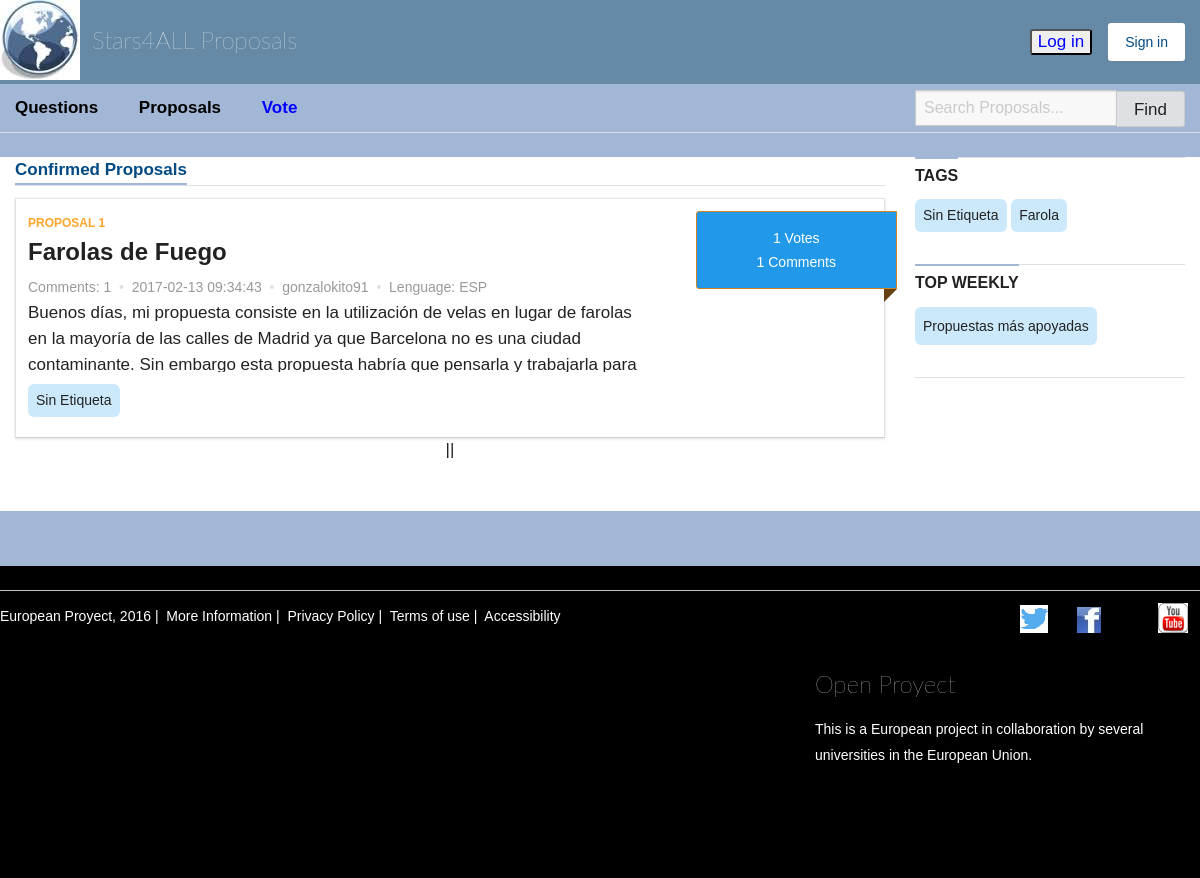
The page /PropuestasCiudadanasV.php on the database its author committed.
### tables this page shows
CREATE TABLE `propuestas` (
  `Id_Unico` int(11) NOT NULL,
  `Titulo_Propuesta` varchar(100) NOT NULL,
  `Cuerpo_Propuesta` varchar(3000) NOT NULL,
  `N_Comentarios` int(11) NOT NULL DEFAULT '0',
  `Propietario` varchar(45) NOT NULL,
  `N_Propuesta` int(11) NOT NULL,
  `Votos` int(11) NOT NULL DEFAULT '0',
  `Etiqueta` varchar(22) NOT NULL DEFAULT 'Sin Etiqueta',
  `Idioma` char(3) NOT NULL,
  `Confirmacion` int(11) NOT NULL DEFAULT '0',
  `Ruta_Fichero` varchar(100) NOT NULL,
  `Fecha_Creacion` timestamp NOT NULL DEFAULT CURRENT_TIMESTAMP
);

### PropuestasCiudadanasV.php (the view, shortened to what this page needs)
<?php
$cantidad_resultados_por_pagina = 10;
if (isset($_GET["pagina"])) {
	if (is_string($_GET["pagina"])) {
		 if (is_numeric($_GET["pagina"])) {
			 if ($_GET["pagina"] == 1) {
				 header("Location: PropuestasCiudadanasV.php");
				 die();
			 } else {
				 $pagina = $_GET["pagina"];
			};
		 } else {
			 header("Location: PropuestasCiudadanasV.php");
			die();
		 };
	};
} else {
	$pagina = 1;
};
$empezar_desde = ($pagina-1) * $cantidad_resultados_por_pagina;
?>
<!DOCTYPE html>
<html lang="es" data-current-user-id="" class="turbolinks-progress-bar"><head><meta http-equiv="Content-Type" content="text/html; charset=UTF-8">
    <link rel="stylesheet" media="screen" href="./css/application-53523c481b0762fedc07b8a19a71a8c4f5c06ebe0617a04e0a8b14e6861d4d2b.css">
</head>
  <body>
    <div class="wrapper">
      <header >
 <div class="row">
    <div class="top-bar">
      <div id="responsive-menu">
        <div class="top-bar-title">
          <a class="hide-for-small-only" accesskey="/" href="./Main.php">
            <img class="hide-for-small-only float-left" src="./css/logo_header-7ffa742c7ffca6e7c1090ee66359b54816619563ddb615f4eaec882e9e1026ea.png" width="80" height="80">
               Stars4ALL Proposals
</a>        </div>
        <div class="top-bar-right">
          <ul class="menu">
  <li>
    <form <?php if ($_SESSION['login']==1){ echo 'style="display:none;"'; } ?> method="post" action="./Main.php" >
	<input style="color:blue;" type="submit" name="commit1" value="Log in">
	</form>
  </li>
  <li>
    <a <?php if ($_SESSION['login']==1){ echo 'style="display:none;"'; } ?> class="button" href="./Registrarse.php">Sign in</a>
  </li>
          </ul>
        </div>
      </div>
    </div>
  </div>
  <div class="subnavigation expanded">
    <div class="row">
      <div class="hide-for-small-only">
        <div class="small-12 medium-9 column">
  <ul>
      <li>
        <a accesskey="d" style="color:black" href="./Debates.php">Questions</a>
      </li>
    <li>
      <a accesskey="p" style="color:black" href="./PropuestasCiudadanas.php">Proposals</a>
    </li>
    <li>
      <a accesskey="v" style="color:blue" href="./PropuestasCiudadanasV.php">Vote</a>
    </li>
  </ul>
</div>
        <div class="small-12 medium-3 column">
            <div id="search_form" class="search-form-header">
  <form action="./PropuestasBusc.php" accept-charset="UTF-8" method="post"><input name="utf8" type="hidden" value="✓">
    <div class="input-group">
      <input type="text" name="search" placeholder="Search Proposals..." class="input-group-field" value="">
      <div class="input-group-button">
        <button type="submit" class="button" title="Buscar">
          Find
        </button>
      </div>
    </div>
</form></div>
        </div>
      </div>
    </div>
  </div>
</header>
<main>
  <div class="wrap row">
    <div id="proposals" class="proposals-list small-12 medium-9 column">
      <section class="submenu">
    <a class="active" href="./PropuestasCiudadanasV.php">Confirmed Proposals</a>
</section>
  <div id="proposals-list">
  <?php
$obtener_todo_BD = "SELECT * FROM propuestas WHERE Confirmacion=1";
$consulta_todo = mysql_query($obtener_todo_BD);
$total_registros = mysql_num_rows($consulta_todo);
$consulta_resultados = mysql_query("
SELECT Id_Unico,Titulo_Propuesta,Cuerpo_Propuesta,N_Comentarios,Propietario,N_Propuesta,Votos,Etiqueta,Idioma,Confirmacion,Fecha_Creacion
FROM propuestas WHERE Confirmacion=1 ORDER BY N_Comentarios DESC
LIMIT $empezar_desde, $cantidad_resultados_por_pagina");
?>
<?php while($datos = mysql_fetch_array($consulta_resultados)){
	$variable1=$datos['Propietario'];
	$variable2=$datos['N_Propuesta'];
	$variable3=$datos['Confirmacion'];?>
<div id="proposal_13745" class="proposal clear " data-type="proposal">
  <div class="panel">
    <div class="row">
      <div class="small-12 medium-9 column">
        <div class="proposal-content">
            <span class="label-proposal float-left">Proposal <?php echo $datos['Id_Unico'] ?></span>
            <h3><a href="./VerProp.php?variable1=<?php echo $variable1 ?>&variable2=<?php echo $variable2 ?>"><?php echo $datos['Titulo_Propuesta'] ?></a></h3>
            <p class="proposal-info">
              <span>Comments: <?php echo $datos['N_Comentarios'] ?></span>
              <span class="bullet">&nbsp;•&nbsp;</span>
              <?php echo $datos['Fecha_Creacion']; ?>
                <span class="bullet">&nbsp;•&nbsp;</span>
                <span class="author">
                  <?php echo $datos['Propietario'] ?>
                </span>
				<span class="bullet">&nbsp;•&nbsp;</span>
                <span class="idioma">
                  Lenguage: <?php echo $datos['Idioma'] ?>
                </span>
            </p>
            <div class="proposal-description">
              <p><?php echo $datos['Cuerpo_Propuesta'] ?></p>
              <div class="truncate"></div>
            </div>
  <span id="tags" class="tags">
      <a href="./PropuestasBuscEtq.php?search='<?php echo $datos['Etiqueta']?>'"><?php echo $datos['Etiqueta'] ?></a>
  </span>
        </div>
      </div>
      <div id="proposal_13745_votes" class="small-12 medium-3 column">
          <div class="text-center">
            <div class="supports">
<div <?php if ($variable3==0){ echo 'style="display:none;"'; } ?>>
    <span class="total-supports">
      <?php echo $datos['Votos'];?> Votes
    </span>
</div>
  <div  class="in-favor">
  <span class="total-supports">
      <?php echo $datos['N_Comentarios'];?> Comments
    </span>
</div>
</div>
          </div>
      </div>
    </div>
  </div>
</div>
<?php
};
?>
<div class="pagination-centered">
    <nav>
<?php
if ($total_registros<>0) {
echo "<li style='list-style:none;text-align: center;' center;=''>";
echo "||";
echo "</li>";
} ?>
    </nav>
  </div>
      </div>
    </div>
    <div <?php $sql = 'SELECT etiqueta,COUNT(*) AS CNT FROM propuestas GROUP BY 1 ORDER BY CNT DESC LIMIT 10';
        $rec = mysql_query($sql);
		$n = 0;
        if (!$rec) {
            die('No se pudo consultar:' . mysql_error());
		}
		else {
			while($result = mysql_fetch_object($rec))
        {
			$etiquetatop[$n] = $result->etiqueta;
            $n++;
		}
		}?>class="small-12 medium-3 column">
      <aside class="margin-bottom">
            <div id="tag-cloud" class="tag-cloud">
  <div class="sidebar-divider"></div>
  <h3 class="sidebar-title">Tags</h3>
  <br>
<?php $cont1=0; while ($cont1<sizeof($etiquetatop)){?>
<a href="./PropuestasBuscEtq.php?search='<?php echo $etiquetatop[$cont1]?>'">
      <span class="tag"><?php echo $etiquetatop[$cont1]?></span>
</a>
<?php $cont1++;}?>
            <div class="sidebar-divider"></div>
<h3 class="sidebar-title">Top Weekly</h3>
<p>
  <a href="./PropTopVot.php">Propuestas más apoyadas</a>
</p>
          <div class="sidebar-divider"></div>
      </aside>
    </div>
  </div>
</main>
      <div class="push"></div>
    </div>
    <div class="footer">
      <footer>
	<div class="row">
  <div class="subfooter row">
    <div class="small-12 medium-8 column">
      <p>
        European Proyect, 2016&nbsp;|&nbsp;
        <a target="_blank" href="./Construccion.html">More Information</a>&nbsp;|&nbsp;
        <a target="_blank" href="./Construccion.html">Privacy Policy</a>&nbsp;|&nbsp;
        <a target="_blank" href="./CondicionesUSO.html">Terms of use</a>&nbsp;|&nbsp;
        <a target="_blank" href="./Construccion.html">Accessibility</a>
      </p>
    </div>
    <div class="small-12 medium-4 column social">
      <div class="text-right">
        <ul>
            <li class="inline-block">
              <a target="_blank" title="Twitter (se abre en ventana nueva)" href="https://twitter.com/stars4all_es">
                <span class="icon-twitter" aria-hidden="true"></span>
</a>            </li>
            <li class="inline-block">
              <a target="_blank" title="Facebook (se abre en ventana nueva)" href="https://es-la.facebook.com/stars4all/?ref=page_internal">
                <span class="icon-facebook" aria-hidden="true"></span>
</a>            </li>
            <li class="inline-block">
            </li>
            <li class="inline-block">
              <a target="_blank" title="YouTube (se abre en ventana nueva)" href="https://www.youtube.com/.../UCIYulJmvihMGfRB2SsUkDpQ">
                <span class="icon-youtube" aria-hidden="true"></span>
</a>            </li>
        </ul>
      </div>
    </div>
  </div>
      <div class="small-12 large-4 column">
      <h1 class="logo">
        <a href="./Main.php">Open Proyect</a>
      </h1>
      <p class="info">
	  This is a European project in collaboration by several universities in the European Union.
      </p>
    </div>
</footer>
    </div>
</body></html>

### rows shown on the page
propuestas: Id_Unico "1", Titulo_Propuesta "Farolas de Fuego", N_Comentarios "1", Fecha_Creacion "2017-02-13 09:34:43", Propietario "gonzalokito91", Idioma "ESP", Cuerpo_Propuesta "Buenos días, mi propuesta consiste en la utilización de velas en lugar de farolas en la mayoría de las calles de Madrid ya que Barcelona no es una ciudad…", Etiqueta "Sin Etiqueta", Votos "1"

### other values the page prints
$etiquetatop[$cont1] "Sin Etiqueta"
$etiquetatop[$cont1] "Farola"
